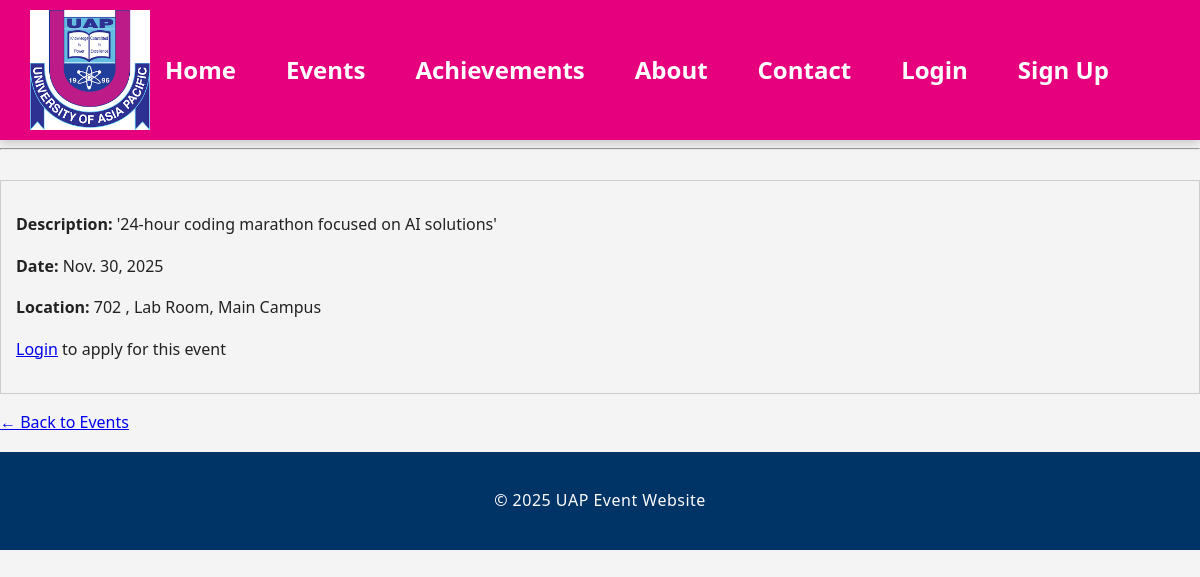
The app's page /events/13/ with its own data.
### events/models.py (models this page shows, shortened)
class Event(models.Model):
    CATEGORY_CHOICES = [
        ('WORKSHOP', 'Workshop'),
        ('COMPETITION', 'Competition'),
        ('FAIR', 'Fair'),
        ('SEMINAR', 'Seminar'),
        ('CONFERENCE', 'Conference'),
    ]
    name = models.CharField(max_length=100)
    date = models.DateField()
    description = models.TextField()
    location = models.CharField(max_length=200)
    category = models.CharField(max_length=20, choices=CATEGORY_CHOICES, default='COMPETITION')
    password_required = models.BooleanField(default=False)
    allow_teams = models.BooleanField(default=False)  # NEW: Whether event allows teams
    max_team_size = models.IntegerField(default=4)   # NEW: Maximum team members

### events/views.py (the view)
# urls.py: path('events/<int:event_id>/', views.event_detail, name='event_detail'),
def event_detail(request, event_id):
    event = get_object_or_404(Event, id=event_id)
    return render(request, 'events/event_detail.html', {'event': event})

### events/templates/events/event_detail.html (shortened to what this page needs)
{% extends 'base.html' %}
{% block content %}
<div style="border:1px solid #ccc; padding:15px; margin-bottom:15px;">
    <p><strong>Description:</strong> {{ event.description }}</p>
    <p><strong>Date:</strong> {{ event.date }}</p>
    <p><strong>Location:</strong> {{ event.location }}</p>
    {% if user.is_authenticated %}
        <form action="{% url 'apply_event' event.id %}" method="post">
            {% csrf_token %}
            <button type="submit">Apply</button>
        </form>
    {% else %}
        <p><a href="{% url 'login' %}">Login</a> to apply for this event</p>
    {% endif %}
</div>
<p><a href="{% url 'events_list' %}">← Back to Events</a></p>
{% endblock %}

### events/static/events/style.css (style rules this page uses)
body { margin: 0; font-family: 'Segoe UI', sans-serif; background-color: #f4f4f4; color: #222; line-height: 1.6; }
html { scroll-behavior: smooth; }

### records on screen
Event: description "'24-hour coding marathon focused on AI solutions'", date "Nov. 30, 2025", location "702 , Lab Room, Main Campus"
